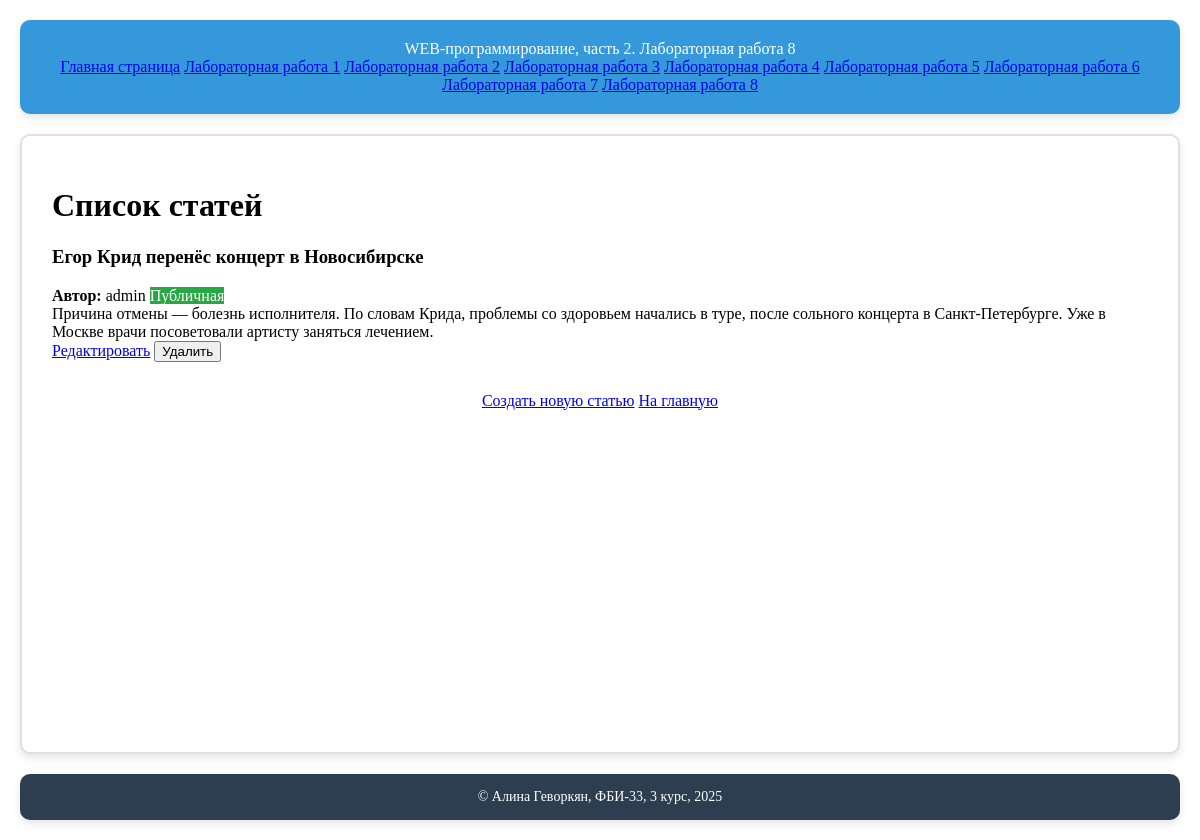
The app's page /lab8/articles (signed in), older data.
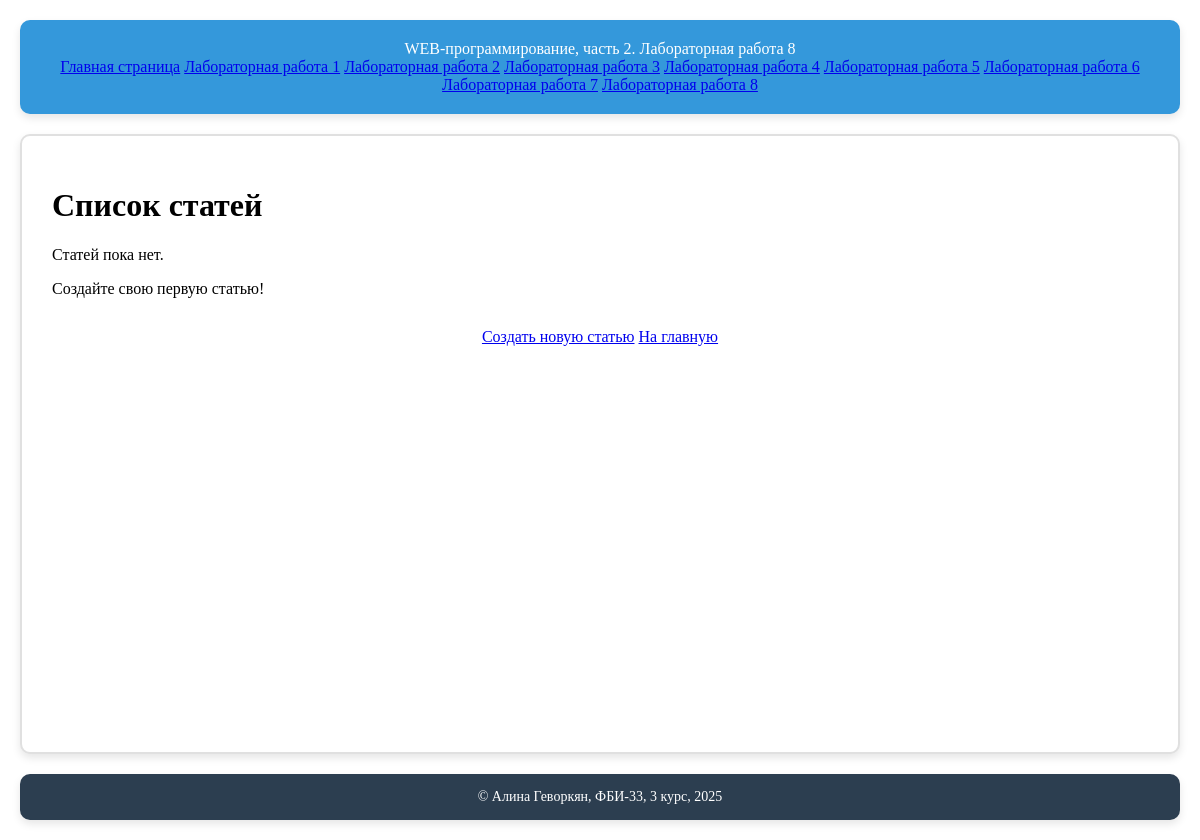
The same page, newer data.
### db/models.py (models this page shows)
class Article(db.Model):
    __tablename__ = 'articles'
    id = db.Column(db.Integer, primary_key=True)
    title = db.Column(db.String(200), nullable=False)
    article_text = db.Column(db.Text, nullable=False)
    is_public = db.Column(db.Boolean, default=False)
    likes = db.Column(db.Integer, default=0)
    user_id = db.Column(db.Integer, db.ForeignKey('users.id'), nullable=False)

class User(db.Model, UserMixin):
    __tablename__ = 'users'
    id = db.Column(db.Integer, primary_key=True)
    login = db.Column(db.String(100), unique=True, nullable=False)
    password = db.Column(db.String(200), nullable=False)
    articles = db.relationship('Article', backref='author', lazy=True)

### lab8.py (the view)
@lab8.route('/articles')
@login_required
def articles():
    articles_list = Article.query.filter(
        (Article.user_id == current_user.id) | (Article.is_public == True)
    ).order_by(Article.id.desc()).all()
    return render_template('lab8/articles.html', articles=articles_list)

### app.py (called while the page is built)
@login_manager.user_loader
def load_user(user_id):
    return User.query.get(int(user_id))

@app.before_request
def log_all_requests():
    if not request.path.startswith('/static/'):
        log_entry = {
            'time': datetime.datetime.now(),
            'ip': request.remote_addr,
            'url': request.url
        }
        access_log.append(log_entry)

### templates/lab8/articles.html (shortened to what this page needs)
{% extends "base.html" %}
{% block lab %}Лабораторная работа 8{% endblock %}
{% block main %}
<div class="lab8-container">
    <h1 class="lab8-header">Список статей</h1>
    {% if articles %}
        <div class="articles-list">
            {% for article in articles %}
                <div class="article-card">
                    <h3 class="article-title">{{ article.title }}</h3>
                    <div class="article-meta">
                        <span><strong>Автор:</strong> {{ article.author.login }}</span>
                        <span style="background: {% if article.is_public %}#28a745{% else %}#6c757d{% endif %}; color: white;">
                            {{ 'Публичная' if article.is_public else 'Приватная' }}
                        </span>
                    </div>
                    <div class="article-content">
                        {{ article.article_text[:200] }}
                    </div>
                    {% if article.user_id == current_user.id %}
                        <div class="article-actions">
                            <a href="/lab8/edit/{{ article.id }}" class="lab8-btn btn-warning">Редактировать</a>
                            <form action="/lab8/delete/{{ article.id }}" method="post" style="display: inline;">
                                <button type="submit"
                                        class="lab8-btn btn-danger"
                                        onclick="return confirm('Вы уверены, что хотите удалить эту статью?')">
                                    Удалить
                                </button>
                            </form>
                        </div>
                    {% endif %}
                </div>
            {% endfor %}
        </div>
    {% else %}
        <div class="empty-state">
            <p>Статей пока нет.</p>
            <p>Создайте свою первую статью!</p>
        </div>
    {% endif %}
    <div style="text-align: center; margin-top: 30px;">
        <a href="/lab8/create" class="lab8-btn btn-primary">Создать новую статью</a>
        <a href="/lab8/" class="lab8-btn btn-secondary">На главную</a>
    </div>
</div>
{% endblock %}

### templates/base.html (shortened to what this page needs)
<!DOCTYPE html>
<html lang="en">
<head>
</head>
<body>
    <header>
        WEB-программирование, часть 2. {{ self.lab() }}
        <nav style="float: right;">
            <a href="/">Главная страница</a>
            <a href="/lab1">Лабораторная работа 1</a>
            <a href="/lab2">Лабораторная работа 2</a>
            <a href="/lab3">Лабораторная работа 3</a>
            <a href="/lab4">Лабораторная работа 4</a>
            <a href="/lab5">Лабораторная работа 5</a>
            <a href="/lab6">Лабораторная работа 6</a>
            <a href="/lab7">Лабораторная работа 7</a>
            <a href="/lab8">Лабораторная работа 8</a>
        </nav>
    </header>
    <main>
        {% block main %}{% endblock %}
    </main>
    <footer>
        &copy; Алина Геворкян, ФБИ-33, 3 курс, 2025
    </footer>
</body>
</html>

Row changes from the older to the newer data that the page shows:
removed Article: title "Егор Крид перенёс концерт в Новосибирске", author.login "admin", is_public "Публичная", article_text "Причина отмены — болезнь исполнителя. По словам Крида, проблемы со здоровьем начались в туре, после сольного концерта в Санкт-Петербурге. Уже в Москве врачи посоветовали артисту заняться лечением."
Text that changed along with them:
text now shown: "Статей пока нет. Создайте свою первую статью!"
